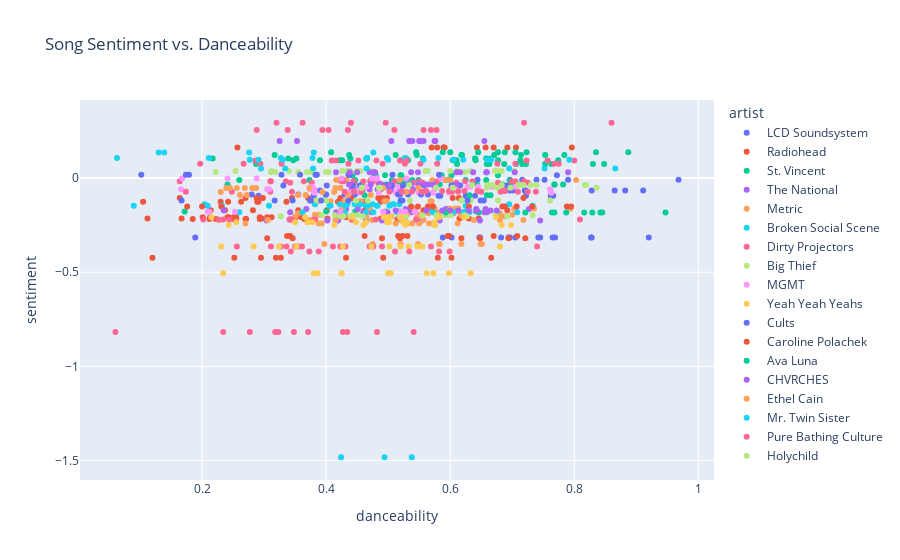

Notebook code cell kept with this figure:
### Code cell
px.scatter(SONG_LIB, x='danceability', y='sentiment', color='artist', title='Song Sentiment vs. Danceability', hover_data='title')
# plot.set_title('Song Sentiment vs. Danceability')
# sns.move_legend(plot, 'upper left', bbox_to_anchor=(1, 1))
